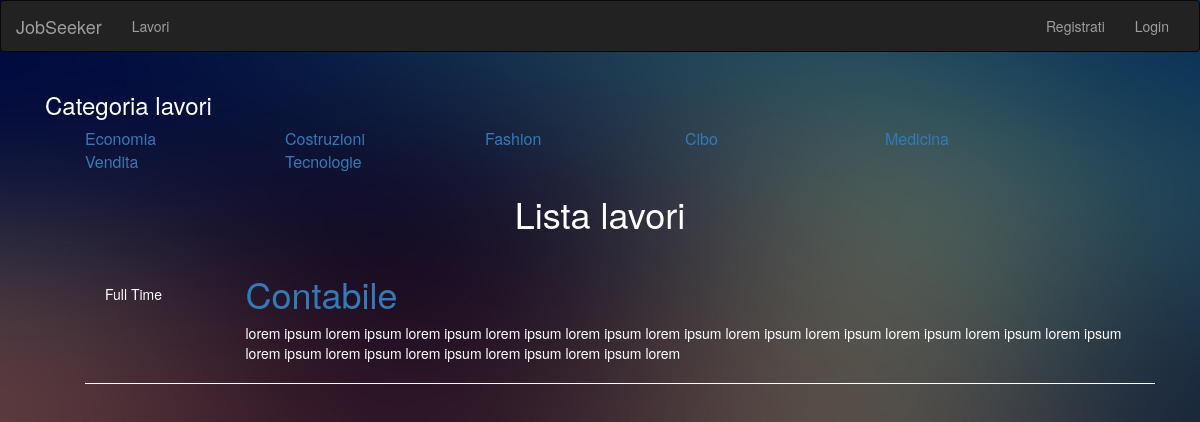
Screenshot of /jobs.php?id=1 with the database file from the repository.
### tables this page shows
CREATE TABLE `categories` (
  `id` int(11) NOT NULL,
  `name` varchar(255) NOT NULL
);

CREATE TABLE `jobs` (
  `id` int(11) NOT NULL,
  `title` varchar(255) NOT NULL,
  `description` text NOT NULL,
  `location` varchar(255) NOT NULL,
  `category_id` int(11) NOT NULL,
  `contact_email` varchar(255) NOT NULL,
  `job_type` varchar(255) NOT NULL
);

### lib/Database.php (called while the page is built, shortened)
<?php
class Database{
     public $dbhost = DB_HOST;
     public $dbuser = DB_USER;
     public $dbname = DB_NAME;
     public $dbpass = DB_PASS;
     public $link;
    private function connect(){
        $this->link = new mysqli($this->dbhost,$this->dbuser,$this->dbpass,$this->dbname);
    }
    public function select($query){
        $result = $this->link->query($query) or die($this->link->error.__LINE__);
        if ($result->num_rows>0){
            return $result;
        }
        else{
            return false;
        }
    }
}

### helpers/format_helpers.php (called while the page is built)
<?php
function shortText($text, $chars =150){
    $text = $text." ";
    $text = substr($text,0,$chars);
    $text = substr($text,0,strrpos($text,' '));
    return $text;
}

### jobs.php (the view, shortened to what this page needs)
<?php include 'includes/header.php'; ?>
<?php  include 'lib/Database.php';?>
<?php include 'helpers/format_helpers.php'; ?>
<?php
   $db = new Database();
   $query = "SELECT * FROM categories";
   $result = $db->select($query);
   if(isset($_GET['id'])){
     $id = $_GET['id'];
	   $query2 ="SELECT * FROM jobs WHERE category_id ='$id'";
	   $result2= $db->select($query2);
   }
 else{
	 $query2 = "SELECT * FROM jobs";
	 $result2 = $db->select($query2);
 }
?>
 <?php if($result2): ?>
<div class="container">
    <div id="category_block" class="col-xs-12">
			<h3>Categoria lavori</h3>
			<ul>
				<?php while($row = $result->fetch_assoc()): ?>
				<li>
					<a href="jobs.php?id=<?php echo $row['id']; ?>">
						<?php echo $row['name']; ?>
					</a>
				</li>
	            <?php endwhile; ?>
			</ul>
	</div>
 <div class="col-sm-12">
 	<h1 class="text-center">Lista lavori</h1>
 	<ul id="listings">
      <?php while ($row = $result2->fetch_assoc()): ?>
				<li>
					<div class="type">
					<span class="green"><?php echo $row['job_type']; ?></span>
					</div>
					<div class="description">
						<a href="job.php?id=<?php echo $row['id']; ?>"><h1><?php echo $row['title']; ?></h1></a>
						<p> <?php echo shortText($row['description'],200); ?>
						</p>
					</div>
				</li>
		<?php endwhile;  ?>
 	</ul>
 </div>
</div>
<?php else : ?>
	<div class="col-xs-12">
	<p>Non ci sono lavori</p>
	</div>
<?php endif; ?>

### css/style.css (style rules this page uses)
body { padding-bottom: 40px; color: #5a5a5a; }
li { list-style: none; }
a { text-decoration-style: none; }
#listings li { overflow: auto; border-bottom: 1px #ffffff solid; padding: 10px 0 10px 0; list-style: none; }
.type { float: left; width: 15%; margin-top: 30px; }
.type span { padding: 10px 20px 10px 20px; color: #ffffff; background: #; }
.description { float: right; width: 85%; }
.description a { text-decoration-style: none; text-decoration-color: #ffffff; }
#category_block li { width: 200px; float: left; font-size: 16px; padding: 0 10px 0 0; }

### includes/header.php (style rules this page uses)
body { background: url(img/32.jpg); background-size: 100% 100%; background-repeat: no-repeat; color: #ffffff; }

### rows the page displays
categories: name "Economia"
categories: name "Costruzioni"
categories: name "Fashion"
categories: name "Cibo"
categories: name "Medicina"
categories: name "Vendita"
categories: name "Tecnologie"
jobs: job_type "Full Time", title "Contabile", description "lorem ipsum lorem ipsum lorem ipsum lorem ipsum lorem ipsum lorem ipsum lorem ipsum lorem ipsum lorem ipsum lorem ipsum lorem ipsum lorem ipsum lorem ipsum lorem ipsum lorem ipsum lorem ipsum lorem"
